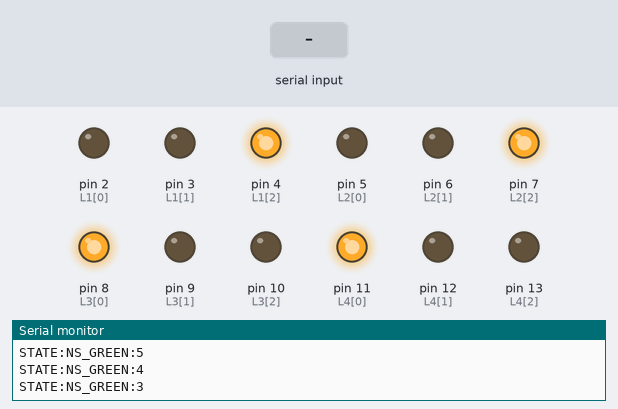
A sketch run on a simulated Arduino Uno, built with avr-gcc and run on an emulated ATmega328P. Parts: output pins drawn as LEDs (lit = HIGH), the last lines printed to the serial monitor. The test bench sets the inputs (shaded band).

Above: at 1.2 s.
1.3 s: "TIME_NS:\n" received over Serial
At 3.1 s:
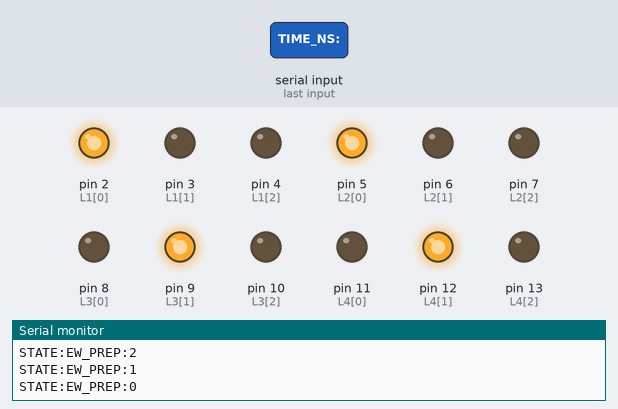
At 4.2 s:
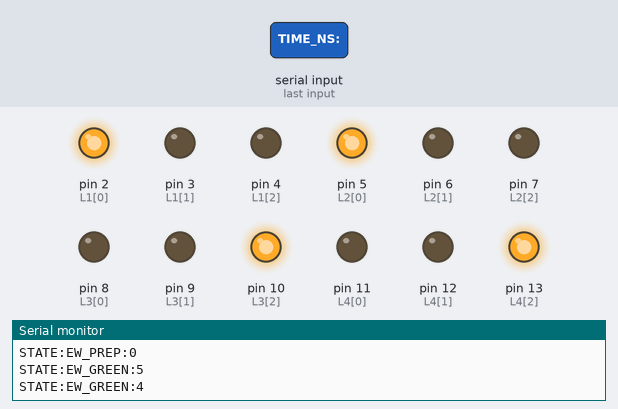
4.3 s: "MODE:\n" received over Serial
5.8 s: "TIME_EW:\n" received over Serial
Timing chart, 0 to 8.8 s (numbered marks = the images above; inputs shaded):
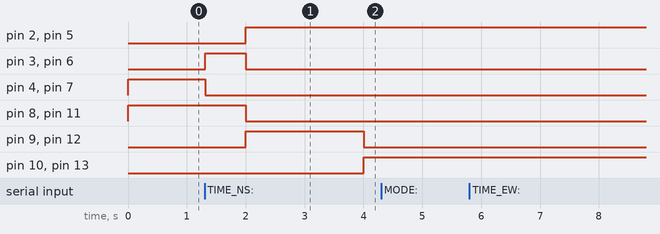

The sketch:

smart_traffic_arduino.ino
```cpp
// --- PIN TANIMLAMALARI ---
const int L1[] = {2, 3, 4};   // 1. Yön (Kuzey - Ana Yol) [Kırmızı, Sarı, Yeşil]
const int L2[] = {5, 6, 7};   // 2. Yön (Güney - Ana Yol) [Kırmızı, Sarı, Yeşil]
const int L3[] = {8, 9, 10};  // 3. Yön (Doğu - Yan Yol / Ara Sokak) [Kırmızı, Sarı, Yeşil]
const int L4[] = {11, 12, 13};// 4. Yön (Batı - Yan Yol / Ara Sokak) [Kırmızı, Sarı, Yeşil]

const int sensorPin = A0;     // FS-80 Cisim Sensörü Pini
const int thresholdValue = 512; // Sensör hassasiyet eşiği (%50)

// --- SİSTEM DURUMLARI ---
String currentMode = "ROUTINE"; // ROUTINE, AUTO, EMERGENCY
unsigned long lastRoutineChange = 0;
String currentBroadcastedState = "";

// Zamanlamalar (Milisaniye cinsinden)
unsigned long nsGreenTime = 5000;    // Ana Yol Yeşil Süresi (Kuzey-Güney)
unsigned long ewGreenTime = 5000;    // Yan Yol Yeşil Süresi (Doğu-Batı)
unsigned long yellowTime = 2000;     // Sarı ışık geçiş süresi

// Otomatik Mod (Sensör) Değişkenleri
int autoState = 0;
unsigned long autoStateTimer = 0;

void setup() {
  Serial.begin(9600);

  for (int i = 0; i < 3; i++) {
    pinMode(L1[i], OUTPUT);
    pinMode(L2[i], OUTPUT);
    pinMode(L3[i], OUTPUT);
    pinMode(L4[i], OUTPUT);
  }

  pinMode(sensorPin, INPUT);
}

void loop() {
  checkSerialCommands();

  if (currentMode == "AUTO") {
    handleAutoMode();
  } else if (currentMode == "ROUTINE") {
    handleRoutineMode();
  } else if (currentMode == "EMERGENCY") {
    handleEmergencyMode();
  }
}

// --- SERİ PORT KOMUT DİNLEYİCİ ---
void checkSerialCommands() {
  if (Serial.available() > 0) {
    String command = Serial.readStringUntil('\n');
    command.trim();

    if (command.startsWith("MODE:")) {
      currentMode = command.substring(5);
      Serial.println("ACK: Mod Degistirildi -> " + currentMode);
      lastRoutineChange = millis();
      autoState = 0; // Otomatik modu sıfırla
    }
    else if (command.startsWith("TIME_NS:")) {
      nsGreenTime = command.substring(8).toInt();
      Serial.println("ACK: Ana Yol Suresi -> " + String(nsGreenTime));
    }
    else if (command.startsWith("TIME_EW:")) {
      ewGreenTime = command.substring(8).toInt();
      Serial.println("ACK: Yan Yol Suresi -> " + String(ewGreenTime));
    }
  }
}

// --- WEB'E DURUM VE SAYAC BİLDİRİMİ ---
// Örnek Çıktı: "STATE:NS_GREEN:12" (Faz ve Kalan Saniye)
void broadcastStateWithTime(String newState, long remainingSeconds) {
  String payload = newState + ":" + String(remainingSeconds);
  // Saniye saniye ekranda değişmesi için currentBroadcastedState'i sadece faz+saniye değişince gönderiyoruz.
  if (currentBroadcastedState != payload) {
    currentBroadcastedState = payload;
    Serial.println("STATE:" + payload);
  }
}

// --- KLASİK RUTİN ZAMAN AYARLI MOD (6 FAZ) ---
void handleRoutineMode() {
  unsigned long timePassed = millis() - lastRoutineChange;
  unsigned long totalCycle = nsGreenTime + (yellowTime * 4) + ewGreenTime;
  timePassed = timePassed % totalCycle;

  long remaining = 0;

  if (timePassed < nsGreenTime) {
    remaining = (nsGreenTime - timePassed) / 1000;
    isiklariAyarla(LOW, LOW, HIGH, HIGH, LOW, LOW);
    broadcastStateWithTime("NS_GREEN", remaining);
  }
  else if (timePassed < nsGreenTime + yellowTime) {
    remaining = (nsGreenTime + yellowTime - timePassed) / 1000;
    isiklariAyarla(LOW, HIGH, LOW, HIGH, LOW, LOW);
    broadcastStateWithTime("NS_YELLOW", remaining);
  }
  else if (timePassed < nsGreenTime + (yellowTime * 2)) {
    remaining = (nsGreenTime + (yellowTime * 2) - timePassed) / 1000;
    isiklariAyarla(HIGH, LOW, LOW, LOW, HIGH, LOW);
    broadcastStateWithTime("EW_PREP", remaining);
  }
  else if (timePassed < nsGreenTime + (yellowTime * 2) + ewGreenTime) {
    remaining = (nsGreenTime + (yellowTime * 2) + ewGreenTime - timePassed) / 1000;
    isiklariAyarla(HIGH, LOW, LOW, LOW, LOW, HIGH);
    broadcastStateWithTime("EW_GREEN", remaining);
  }
  else if (timePassed < nsGreenTime + (yellowTime * 3) + ewGreenTime) {
    remaining = (nsGreenTime + (yellowTime * 3) + ewGreenTime - timePassed) / 1000;
    isiklariAyarla(HIGH, LOW, LOW, LOW, HIGH, LOW);
    broadcastStateWithTime("EW_YELLOW", remaining);
  }
  else {
    remaining = (totalCycle - timePassed) / 1000;
    isiklariAyarla(LOW, HIGH, LOW, HIGH, LOW, LOW);
    broadcastStateWithTime("NS_PREP", remaining);
  }
}

// --- YENİ OTOMATİK MOD (YAPAY ZEKA / SENSÖR) ---
void handleAutoMode() {
  int sensorValue = analogRead(sensorPin);
  bool isVehiclePresent = (sensorValue > thresholdValue);
  long remaining = 0;

  switch(autoState) {
    case 0: // Cadde (NS) Yeşil, Bekleme
      isiklariAyarla(LOW, LOW, HIGH, HIGH, LOW, LOW);
      broadcastStateWithTime("NS_GREEN", 99); // 99 sn Sonsuz Bekleme Anlamında

      if (isVehiclePresent) {
         autoState = 1;
         autoStateTimer = millis();
      }
      break;

    case 1: // Araç Geldi -> Cadde Sarıya Döner
      isiklariAyarla(LOW, HIGH, LOW, HIGH, LOW, LOW);
      remaining = (yellowTime - (millis() - autoStateTimer)) / 1000;
      broadcastStateWithTime("NS_YELLOW", remaining);
      if (millis() - autoStateTimer >= yellowTime) {
         autoState = 2;
         autoStateTimer = millis();
      }
      break;

    case 2: // Yan Yol Hazırlık (NS Kırmızı, EW Sarı)
      isiklariAyarla(HIGH, LOW, LOW, LOW, HIGH, LOW);
      remaining = (yellowTime - (millis() - autoStateTimer)) / 1000;
      broadcastStateWithTime("EW_PREP", remaining);
      if (millis() - autoStateTimer >= yellowTime) {
         autoState = 3;
      }
      break;

    case 3: // Yan Yol (EW) Yeşil Yanar (Araç varken bitmez)
      isiklariAyarla(HIGH, LOW, LOW, LOW, LOW, HIGH);

      if (isVehiclePresent) {
         // Araç varken sayacı sıfırlayarak 5 saniyenin başlamasını engeller
         autoStateTimer = millis();
         broadcastStateWithTime("EW_GREEN", 5);
      } else {
         // Araç Gitti! 5 saniyelik geri sayım başladı
         remaining = (5000 - (millis() - autoStateTimer)) / 1000;
         broadcastStateWithTime("EW_GREEN", remaining);
         if (millis() - autoStateTimer >= 5000) {
            autoState = 4;
            autoStateTimer = millis();
         }
      }
      break;

    case 4: // Yan Yol Sarı (Araç gitti, caddeye dönüyoruz)
      isiklariAyarla(HIGH, LOW, LOW, LOW, HIGH, LOW);
      remaining = (yellowTime - (millis() - autoStateTimer)) / 1000;
      broadcastStateWithTime("EW_YELLOW", remaining);
      if (millis() - autoStateTimer >= yellowTime) {
         autoState = 5;
         autoStateTimer = millis();
      }
      break;

    case 5: // Cadde Hazırlık (NS Sarı, EW Kırmızı)
      isiklariAyarla(LOW, HIGH, LOW, HIGH, LOW, LOW);
      remaining = (yellowTime - (millis() - autoStateTimer)) / 1000;
      broadcastStateWithTime("NS_PREP", remaining);
      if (millis() - autoStateTimer >= yellowTime) {
         autoState = 0; // Her şey başa döndü, Cadde tekrar yeşil!
      }
      break;
  }
}

// --- ACİL DURUM MODU ---
void handleEmergencyMode() {
  // Tüm yönler KIRMIZI
  isiklariAyarla(HIGH, LOW, LOW, HIGH, LOW, LOW);
  broadcastStateWithTime("ALL_RED", 0);
}

// --- YARDIMCI FONKSİYON ---
void isiklariAyarla(int nsR, int nsY, int nsG, int ewR, int ewY, int ewG) {
  // Kuzey Güney (L1 ve L2)
  digitalWrite(L1[0], nsR); digitalWrite(L1[1], nsY); digitalWrite(L1[2], nsG);
  digitalWrite(L2[0], nsR); digitalWrite(L2[1], nsY); digitalWrite(L2[2], nsG);

  // Doğu Batı (L3 ve L4)
  digitalWrite(L3[0], ewR); digitalWrite(L3[1], ewY); digitalWrite(L3[2], ewG);
  digitalWrite(L4[0], ewR); digitalWrite(L4[1], ewY); digitalWrite(L4[2], ewG);
}
```

Measured:
- after the input at 1.3 s, pin 2 (L1[0]), pin 5 (L2[0]): LOW → HIGH after 0.70 s; pin 3 (L1[1]), pin 6 (L2[1]): LOW → HIGH at once, → LOW 0.69 s later; pin 4 (L1[2]), pin 7 (L2[2]): HIGH → LOW at once; pin 8 (L3[0]), pin 11 (L4[0]): HIGH → LOW after 0.70 s; pin 9 (L3[1]), pin 12 (L4[1]): LOW → HIGH after 0.70 s, → LOW 2.0 s later
